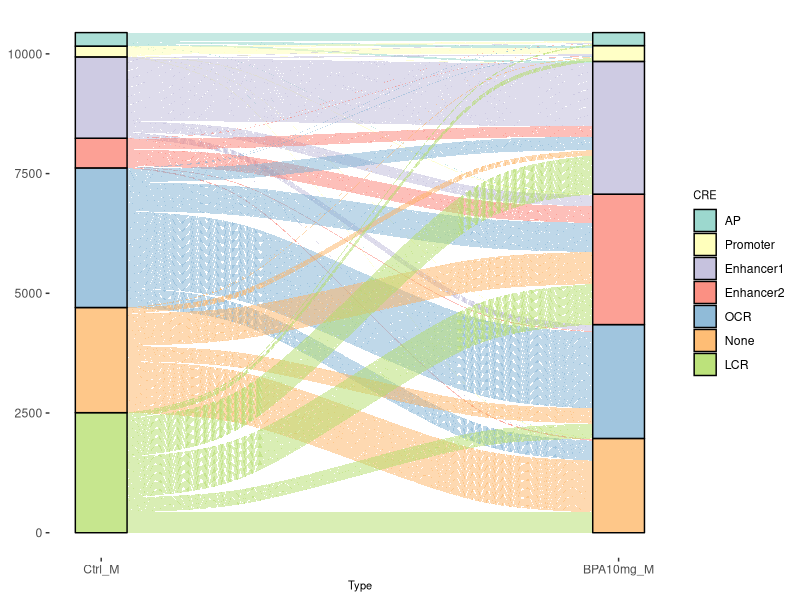

R code for this plot:
# DAR with chromHMM state from control to exposure
#BPA10mg_M as example
library(ggplot2)
library(ggalluvial)
library(RColorBrewer)

data<-read.table("New_Ctrl_BPA10mg_M_chrHMM_Li_adt_M_BA_BPA10mg.txt")
data$V19<-paste(data$V1,data$V2,data$V3,sep=",")
da1<-data[,c(19,17)];colnames(da1)<-c("Region","CRE");da1$Type<-"Ctrl_M";
da2<-data[,c(19,18)];colnames(da2)<-c("Region","CRE");da2$Type<-"BPA10mg_M";
result<-rbind(da1,da2);
result$CRE<-factor(result$CRE,
                   levels = c("AP","Promoter","Enhancer1","Enhancer2","OCR","None","LCR"))
ggplot(result, aes(x=Type, stratum=CRE, alluvium =Region, 
                   fill=CRE, label = CRE)) +
  scale_fill_brewer(palette = "Set3") +
  geom_flow(stat = "alluvium",width=0.1)+
  geom_stratum(width = 0.1,alpha = .75) +
  scale_x_discrete(limits = c("Ctrl_M", "BPA10mg_M"),expand = c(.05, .05))+
  theme(panel.grid.minor = element_blank(), panel.background = element_blank(),
        legend.title = element_text(size = 8),axis.title=element_text(size=8),
        plot.title = element_text(size=8),strip.text.x = element_text(size=8))
